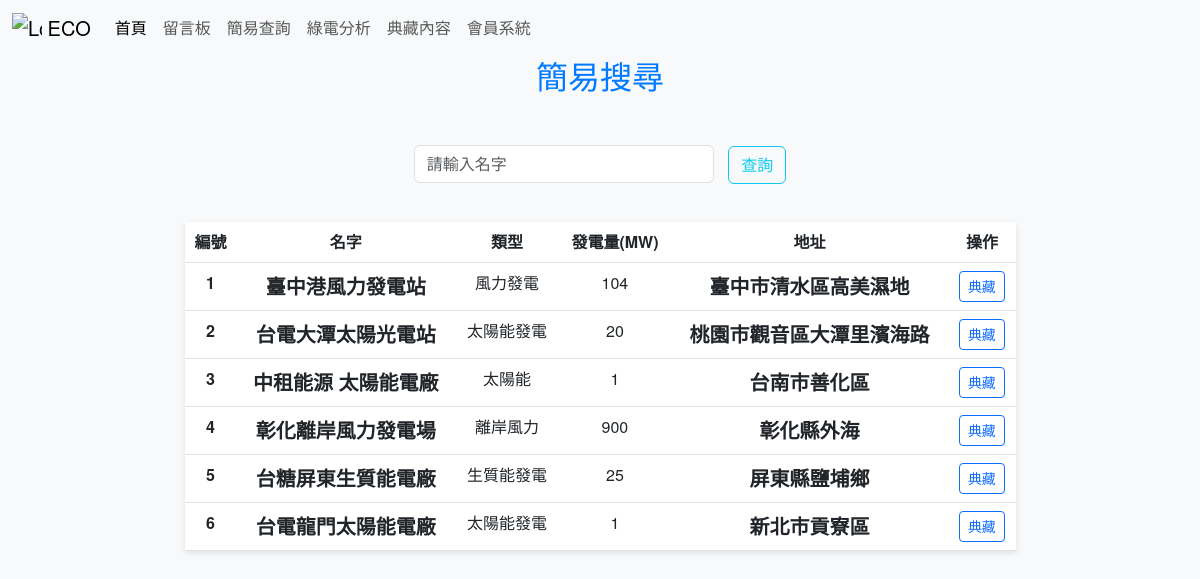
Page /myschool/search.php on the committed database.
### tables this page shows
CREATE TABLE `dyna` (
  `d_id` int(11) NOT NULL,
  `address` varchar(50) DEFAULT NULL,
  `type` varchar(50) DEFAULT NULL,
  `Dynamo` int(11) DEFAULT NULL,
  `d_name` varchar(15) NOT NULL
);

### myschool/search.php (the view, shortened to what this page needs)
<!doctype html>
<html lang="en">
   <head>
    <link href="https://cdn.jsdelivr.net/npm/bootstrap@5.3.0-alpha1/dist/css/bootstrap.min.css" rel="stylesheet">
</head>
    <body>
        <div class="container">
            <div class="row justify-content-center">
                <div class="col-md-9">
                    <div class="text-center">
                        <h2>簡易搜尋</h2><br />
                        <form class="form-inline justify-content-center" method="GET" action="search.php">
                            <input class="form-control mr-sm-2" name="keyword" type="text" placeholder="請輸入名字" size="40" />
                            <button class="btn btn-outline-info my-2" type="submit">查詢</button>
                        </form>
                        <table class="table">
    <thead>
        <tr>
            <th scope="col">編號</th>
            <th scope="col">名字</th>
            <th scope="col">類型</th>
            <th scope="col">發電量(MW)</th>
            <th scope="col">地址</th>
            <th scope="col">操作</th>
        </tr>
    </thead>
    <tbody>
        <?php
        $keyword = $_GET["keyword"] ?? "";
        include "connect.php";
        $sql = "SELECT * FROM dyna WHERE d_name LIKE '%$keyword%' ORDER BY d_id";
        $exec = $conn->prepare($sql);
        $exec->execute();
        while ($row = $exec->fetch()) {
            echo "<tr>";
            echo "<th>" . $row["d_id"] . "</th>";
            echo '<td class="fw-bold fs-5">' . $row["d_name"] . "</td>";
            echo "<td>" . $row["type"] . "</td>";
            echo "<td>" . $row["Dynamo"] . "</td>";
            echo '<td class="fw-bold fs-5">' . $row["address"] . "</td>";
            echo '<td>
    <form method="POST" action="collect.php">
        <input type="hidden" name="d_id" value="' . $row["d_id"] . '">
        <input type="hidden" name="d_name" value="' . $row["d_name"] . '">
        <input type="hidden" name="type" value="' . $row["type"] . '">
        <input type="hidden" name="Dynamo" value="' . $row["Dynamo"] . '">
        <input type="hidden" name="address" value="' . $row["address"] . '">
        <button class="btn btn-sm btn-outline-primary" type="submit">典藏</button>
    </form>
</td>';
            echo "</tr>";
        }
        ?>
    </tbody>
</table>
                    </div>
                </div>
            </div>
        </div>
    </body>
</html>

### myschool/search.php (style rules this page uses)
body { background-color: #f8f9fa; font-family: "Helvetica Neue", Helvetica, Arial, sans-serif; }
h2 { color: #007bff; margin-bottom: 20px; }
.form-inline { margin-bottom: 30px; }
.form-control { width: 300px; display: inline-block; margin-right: 10px; }
.btn-outline-info { transition: 0.3s; }
table.table { background-color: white; box-shadow: 0 2px 6px rgba(0, 0, 0, 0.1); }
table th, table td { text-align: center; }
table thead { background-color: #e9ecef; }

### rows in the picture
dyna: d_id "1", d_name "臺中港風力發電站", type "風力發電", Dynamo "104", address "臺中市清水區高美濕地"
dyna: d_id "2", d_name "台電大潭太陽光電站", type "太陽能發電", Dynamo "20", address "桃園市觀音區大潭里濱海路"
dyna: d_id "3", d_name "中租能源 太陽能電廠", type "太陽能", Dynamo "1", address "台南市善化區"
dyna: d_id "4", d_name "彰化離岸風力發電場", type "離岸風力", Dynamo "900", address "彰化縣外海"
dyna: d_id "5", d_name "台糖屏東生質能電廠", type "生質能發電", Dynamo "25", address "屏東縣鹽埔鄉"
dyna: d_id "6", d_name "台電龍門太陽能電廠", type "太陽能發電", Dynamo "1", address "新北市貢寮區"
